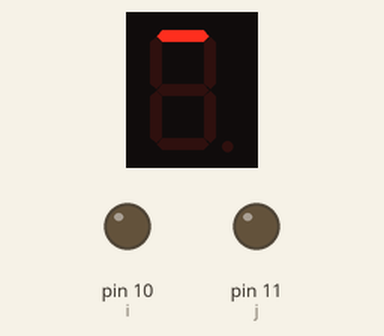
Bench run of a sketch on a simulated Arduino Uno, built with avr-gcc and run on an emulated ATmega328P. Shown: 1-digit seven-segment display, output pins drawn as LEDs (lit = HIGH). Wiring (inferred from the names in the program): 1-digit 7-segment display, segments lit when HIGH: segments pin 2, pin 3, pin 4, pin 5, pin 6, pin 7, pin 8, pin 9. The segment pins are drawn as the display they are named for; pins used as bus, display or sensor lines are not drawn.

Above: at 0.1 s.
At 11.1 s:
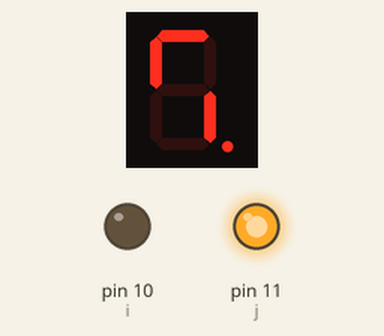
At 20.1 s:
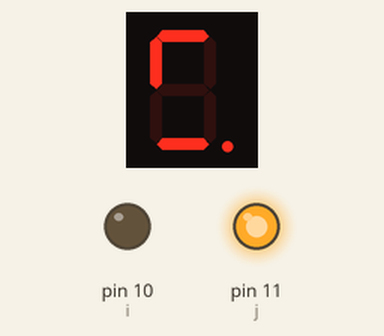
At 39.1 s:
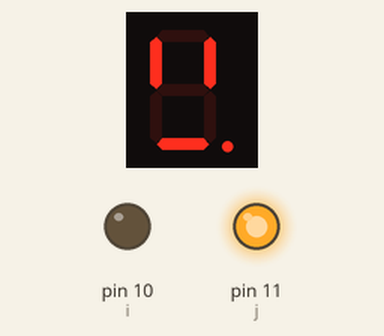
Timing chart, 0 to 40.0 s (numbered marks = the images above):
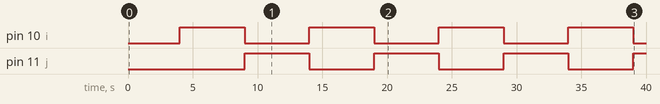

Measured:
- by itself, pin 10 (i), pin 11 (j): alternates HIGH for 5.0 s and LOW for 5.0 s
- what the display in image 1 shows lasts 1.0 s, from 11.0 s to 12.0 s

The sketch:

multiple_led_blinking.ino
```cpp
int a=2;
int b=3;
int c=4;
int d=5;
int e=6;
int f=7;
int g=8;
int h=9;
int i=10;
int j=11;
void setup() {
  // put your setup code here, to run once:
pinMode(2,OUTPUT);
pinMode(3,OUTPUT);
pinMode(4,OUTPUT);
pinMode(5,OUTPUT);
pinMode(6,OUTPUT);
pinMode(7,OUTPUT);
pinMode(8,OUTPUT);
pinMode(9,OUTPUT);
pinMode(10,OUTPUT);
pinMode(11,OUTPUT);
}

void loop() {
  // put your main code here, to run repeatedly:
digitalWrite (a,HIGH);
digitalWrite (b,LOW);
delay(1000);
digitalWrite (c,HIGH);
digitalWrite (d,LOW);
delay(1000);
digitalWrite (e,HIGH);
digitalWrite (f,LOW);
delay(1000);
digitalWrite (g,HIGH);
digitalWrite (h,LOW);
delay(1000);
digitalWrite (i,HIGH);
digitalWrite (j,LOW);
delay(1000);
digitalWrite (a,LOW);
digitalWrite (b,HIGH);
delay(1000);
digitalWrite (c,LOW);
digitalWrite (d,HIGH);
delay(1000);
digitalWrite (e,LOW);
digitalWrite (f,HIGH);
delay(1000);
digitalWrite (g,LOW);
digitalWrite (h,HIGH);
delay(1000);
digitalWrite (i,LOW);
digitalWrite (j,HIGH);
delay(1000);


}
```
